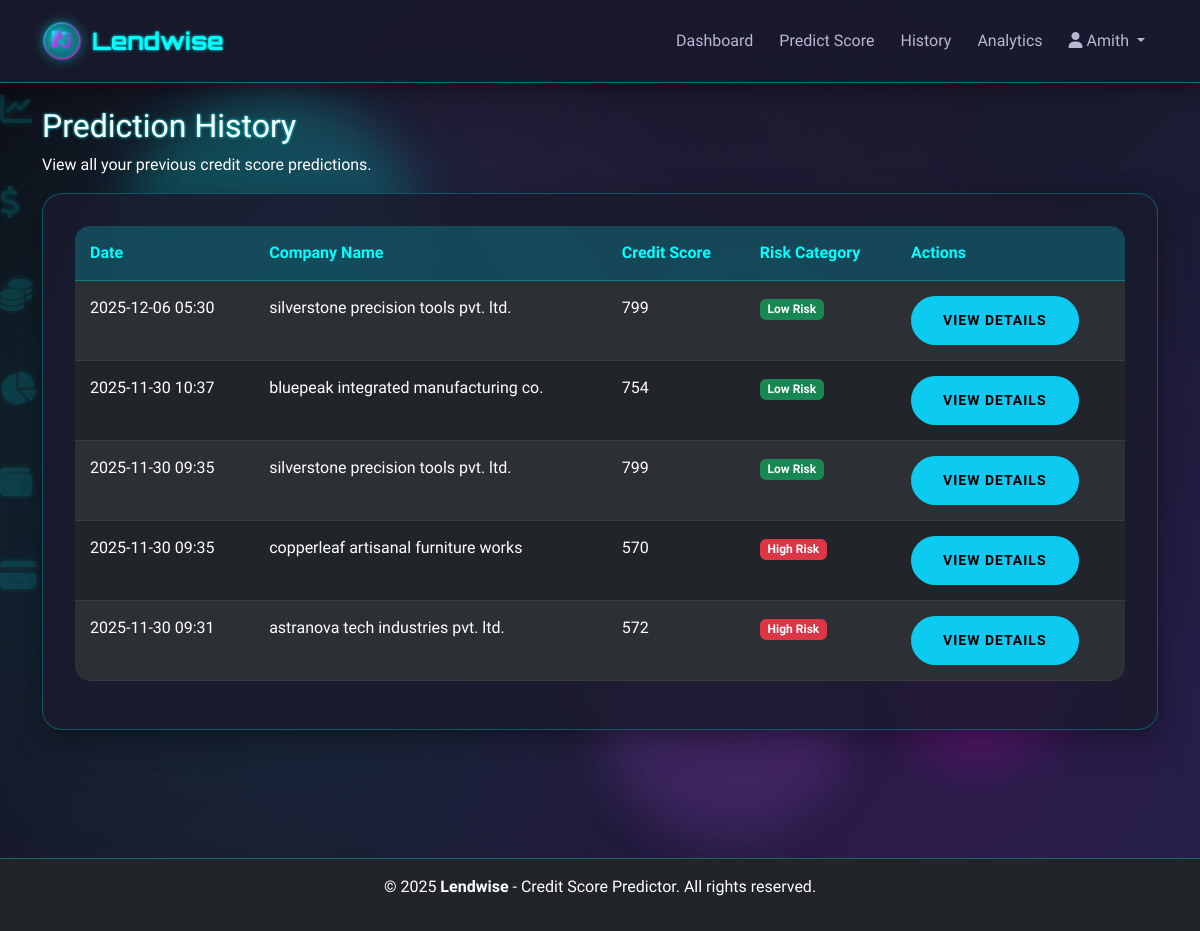
Screenshot of /history (signed in) with the database file from the repository.
### models/user.py (models this page shows, shortened)
class User(UserMixin, db.Model):
    id = db.Column(db.Integer, primary_key=True)
    company_name = db.Column(db.String(100), nullable=False)
    email = db.Column(db.String(100), unique=True, nullable=False)
    company_type = db.Column(db.String(50), nullable=False)
    country = db.Column(db.String(100), nullable=False)
    password = db.Column(db.String(200), nullable=False)
    created_at = db.Column(db.DateTime, default=utc_now)
    predictions = db.relationship('Prediction', backref='user', lazy=True)

### models/prediction.py (models this page shows, shortened)
class Prediction(db.Model):
    id = db.Column(db.Integer, primary_key=True)
    credit_score = db.Column(db.Integer, nullable=False)
    risk_category = db.Column(db.String(50), nullable=False)
    prediction_date = db.Column(db.DateTime, default=utc_now)
    user_id = db.Column(db.Integer, db.ForeignKey('user.id'), nullable=True)  # Made nullable for backward compatibility
    company_profile_id = db.Column(db.Integer, db.ForeignKey('company_profile.id'), nullable=True)
    extracted_company_name = db.Column(db.String(100), nullable=True)
    input_features = db.Column(db.Text)  # JSON string of input features

### app.py (the view)
@app.route('/history')
@login_required
def history():
    predictions = Prediction.query.options(joinedload(Prediction.company_profile)).filter_by(user_id=current_user.id).order_by(Prediction.prediction_date.desc()).all()
    return render_template('history.html', predictions=predictions)

### app.py (called while the page is built)
@login_manager.user_loader
def load_user(user_id):
    return db.session.get(User, int(user_id))

### templates/history.html
{% extends "base.html" %}
{% block content %}
<div class="row">
    <div class="col-md-12">
        <h2 class="text-white">Prediction History</h2>
        <p class="text-white">View all your previous credit score predictions.</p>
    </div>
</div>
<div class="row">
    <div class="col-md-12">
        <div class="card bg-dark text-white">
            <div class="card-body">
                {% if predictions %}
                    <div class="table-responsive">
                        <table class="table table-dark table-striped">
                            <thead>
                                <tr>
                                    <th>Date</th>
                                    <th>Company Name</th>
                                    <th>Credit Score</th>
                                    <th>Risk Category</th>
                                    <th>Actions</th>
                                </tr>
                            </thead>
                            <tbody>
                                {% for prediction in predictions %}
                                    <tr>
                                        <td>{{ prediction.prediction_date.strftime('%Y-%m-%d %H:%M') }}</td>
                                        <td>{{ prediction.extracted_company_name or (prediction.company_profile.extracted_company_name if prediction.company_profile else prediction.user.company_name) }}</td>
                                        <td>{{ prediction.credit_score }}</td>
                                        <td>
                                            <span class="badge {% if prediction.risk_category == 'High Risk' %}bg-danger{% elif prediction.risk_category == 'Medium Risk' %}bg-warning{% else %}bg-success{% endif %}">
                                                {{ prediction.risk_category }}
                                            </span>
                                        </td>
                                        <td>
                                            <a href="{{ url_for('prediction_result', prediction_id=prediction.id) }}" class="btn btn-sm btn-info">View Details</a>
                                        </td>
                                    </tr>
                                {% endfor %}
                            </tbody>
                        </table>
                    </div>
                {% else %}
                    <div class="text-center py-4">
                        <p class="text-white">No predictions found.</p>
                        <a href="{{ url_for('predict') }}" class="btn btn-primary">Make Your First Prediction</a>
                    </div>
                {% endif %}
            </div>
        </div>
    </div>
</div>
{% endblock %}

### templates/base.html (shortened to what this page needs)
<!DOCTYPE html>
<html lang="en">
<head>
    <link href="https://cdn.jsdelivr.net/npm/bootstrap@5.3.0/dist/css/bootstrap.min.css" rel="stylesheet">
    <link rel="stylesheet" href="https://cdnjs.cloudflare.com/ajax/libs/font-awesome/6.4.0/css/all.min.css">
    <link rel="stylesheet" href="{{ url_for('static', filename='css/style.css') }}">
</head>
<body>
    <div class="floating-shapes">
        <div class="shape shape-1"></div>
        <div class="shape shape-3"></div>
    </div>
    <div class="moving-icons">
        <i class="fas fa-chart-line moving-icon"></i>
        <i class="fas fa-dollar-sign moving-icon"></i>
        <i class="fas fa-coins moving-icon"></i>
        <i class="fas fa-chart-pie moving-icon"></i>
        <i class="fas fa-wallet moving-icon"></i>
        <i class="fas fa-credit-card moving-icon"></i>
    </div>
    <nav class="navbar navbar-expand-lg navbar-dark bg-dark">
        <div class="container">
            <a class="navbar-brand" href="{{ url_for('index') }}">
                <img src="{{ url_for('static', filename='images/lendwise-logo.svg') }}" alt="Lendwise Logo" height="40">
                Lendwise
            </a>
            <div class="collapse navbar-collapse" id="navbarNav">
                <ul class="navbar-nav ms-auto">
                    {% if session.get('admin_logged_in') %}
                        <li class="nav-item">
                            <a class="nav-link" href="{{ url_for('admin_dashboard') }}">Admin Dashboard</a>
                        </li>
                        <li class="nav-item">
                            <a class="nav-link" href="{{ url_for('admin_companies') }}">Companies</a>
                        </li>
                        <li class="nav-item dropdown">
                            <a class="nav-link dropdown-toggle" href="#" id="navbarDropdown" role="button" data-bs-toggle="dropdown">
                                <i class="fas fa-user"></i> Admin
                            </a>
                            <ul class="dropdown-menu">
                                <li><a class="dropdown-item" href="{{ url_for('admin_logout') }}">Logout</a></li>
                            </ul>
                        </li>
                    {% elif current_user.is_authenticated %}
                        <li class="nav-item">
                            <a class="nav-link" href="{{ url_for('dashboard') }}">Dashboard</a>
                        </li>
                        <li class="nav-item">
                            <a class="nav-link" href="{{ url_for('predict') }}">Predict Score</a>
                        </li>
                        <li class="nav-item">
                            <a class="nav-link" href="{{ url_for('history') }}">History</a>
                        </li>
                        <li class="nav-item">
                            <a class="nav-link" href="{{ url_for('analytics') }}">Analytics</a>
                        </li>
                        <li class="nav-item dropdown">
                            <a class="nav-link dropdown-toggle" href="#" id="navbarDropdown" role="button" data-bs-toggle="dropdown">
                                <i class="fas fa-user"></i> {{ current_user.company_name }}
                            </a>
                        </li>
                    {% endif %}
                </ul>
            </div>
        </div>
    </nav>
    <div class="content-overlay">
        <div class="container mt-4">
            {% block content %}{% endblock %}
        </div>
    </div>
    <footer class="bg-dark text-white text-center py-3 mt-5">
        <div class="container">
            <p>&copy; 2025 <strong>Lendwise</strong> - Credit Score Predictor. All rights reserved.</p>
        </div>
    </footer>
</body>
</html>

### static/css/style.css (style rules this page uses)
:root { --neon-cyan: #00ffff; --neon-pink: #ff00ff; --neon-purple: #9d4edd; --neon-blue: #4361ee; --neon-green: #00ff88; --dark-bg: #0a0a0f; --dark-card: #1a1a2e; --dark-card-hover: #16213e; --text-primary: #ffffff; --text-secondary: #b8b8d4; }
* { margin: 0; padding: 0; box-sizing: border-box; }
body { font-family: 'Rajdhani', sans-serif; background: linear-gradient(135deg, #0a0a0f 0%, #1a1a2e 50%, #16213e 100%); color: var(--text-primary); min-height: 100vh; position: relative; overflow-x: hidden; }
h1, h2, h3, h4, h5, h6 { text-shadow: 0 0 3px var(--neon-cyan); }
.floating-shapes { position: fixed; top: 0; left: 0; width: 100%; height: 100%; z-index: -1; pointer-events: none; overflow: hidden; }
.shape { position: absolute; border-radius: 50%; filter: blur(25px); opacity: 0.2; animation: float 20s infinite ease-in-out; }
.shape-1 { width: 300px; height: 300px; background: var(--neon-cyan); top: 10%; left: 10%; animation-delay: 0s; }
.shape-3 { width: 250px; height: 250px; background: var(--neon-purple); bottom: 10%; left: 50%; animation-delay: 10s; }
.moving-icons { position: fixed; width: 100%; height: 100%; z-index: -1; pointer-events: none; overflow: hidden; }
.moving-icon { position: absolute; font-size: 2rem; color: var(--neon-cyan); opacity: 0.15; animation: moveIcon 30s infinite linear; text-shadow: 0 0 6px var(--neon-cyan); }
.moving-icon:nth-child(1) { top: 10%; left: 0; animation-delay: 0s; }
.moving-icon:nth-child(2) { top: 20%; left: 0; animation-delay: 5s; }
.moving-icon:nth-child(3) { top: 30%; left: 0; animation-delay: 10s; }
.moving-icon:nth-child(4) { top: 40%; left: 0; animation-delay: 15s; }
.moving-icon:nth-child(5) { top: 50%; left: 0; animation-delay: 20s; }
.moving-icon:nth-child(6) { top: 60%; left: 0; animation-delay: 25s; }
.navbar { background: rgba(26, 26, 46, 0.92) !important; backdrop-filter: blur(8px); border-bottom: 1px solid rgba(0, 255, 255, 0.4); box-shadow: 0 6px 18px rgba(0, 0, 0, 0.35); padding: 1rem 0; }
.navbar-brand { font-family: 'Orbitron', sans-serif; font-weight: 700; font-size: 1.5rem; color: var(--neon-cyan) !important; text-shadow: 0 0 3px var(--neon-cyan); display: flex; align-items: center; gap: 10px; transition: all 0.3s ease; }
.navbar-brand img { filter: drop-shadow(0 0 6px var(--neon-cyan)); animation: logoGlow 3s ease-in-out infinite; }
.nav-link { color: var(--text-secondary) !important; font-weight: 500; transition: all 0.3s ease; position: relative; margin: 0 5px; }
.nav-link::before { content: ''; position: absolute; bottom: 0; left: 50%; width: 0; height: 2px; background: var(--neon-cyan); transition: all 0.3s ease; transform: translateX(-50%); }
.card { background: rgba(26, 26, 46, 0.85) !important; border: 1px solid rgba(0, 255, 255, 0.25); border-radius: 20px; box-shadow: 0 10px 30px rgba(0, 0, 0, 0.35); margin-bottom: 30px; transition: all 0.3s ease; backdrop-filter: blur(10px); overflow: hidden; position: relative; }
.card::before { content: ''; position: absolute; top: 0; left: -100%; width: 100%; height: 100%; background: linear-gradient(90deg, transparent, rgba(0, 255, 255, 0.1), transparent); transition: left 0.5s ease; }
.card-body { padding: 2rem; }
.btn { border-radius: 50px; padding: 12px 30px; font-weight: 600; font-family: 'Rajdhani', sans-serif; text-transform: uppercase; letter-spacing: 1px; transition: all 0.3s ease; border: 2px solid transparent; position: relative; overflow: hidden; }
.btn::before { content: ''; position: absolute; top: 50%; left: 50%; width: 0; height: 0; border-radius: 50%; background: rgba(255, 255, 255, 0.15); transform: translate(-50%, -50%); transition: width 0.6s, height 0.6s; }
.table-dark { background: rgba(26, 26, 46, 0.5) !important; border-radius: 15px; overflow: hidden; }
.table-dark th { background: rgba(0, 255, 255, 0.2) !important; color: var(--neon-cyan); font-weight: 600; border-color: rgba(0, 255, 255, 0.3); padding: 15px; }
.table-dark td { border-color: rgba(255, 255, 255, 0.1); padding: 15px; color: var(--text-primary); }
.table-dark tbody tr { transition: all 0.3s ease; }
footer { background: rgba(26, 26, 46, 0.9) !important; border-top: 1px solid rgba(0, 255, 255, 0.3); padding: 2rem 0; margin-top: 4rem; backdrop-filter: blur(8px); }
.content-overlay { position: relative; z-index: 1; min-height: calc(100vh - 200px); padding-bottom: 50px; }

### rows the page displays
User: company_name "Amith"
Prediction: prediction_date "2025-12-06 05:30", extracted_company_name "silverstone precision tools pvt. ltd.", credit_score "799", risk_category "Low Risk"
Prediction: prediction_date "2025-11-30 10:37", extracted_company_name "bluepeak integrated manufacturing co.", credit_score "754", risk_category "Low Risk"
Prediction: prediction_date "2025-11-30 09:35", extracted_company_name "silverstone precision tools pvt. ltd.", credit_score "799", risk_category "Low Risk"
Prediction: prediction_date "2025-11-30 09:35", extracted_company_name "copperleaf artisanal furniture works", credit_score "570", risk_category "High Risk"
Prediction: prediction_date "2025-11-30 09:31", extracted_company_name "astranova tech industries pvt. ltd.", credit_score "572", risk_category "High Risk"
